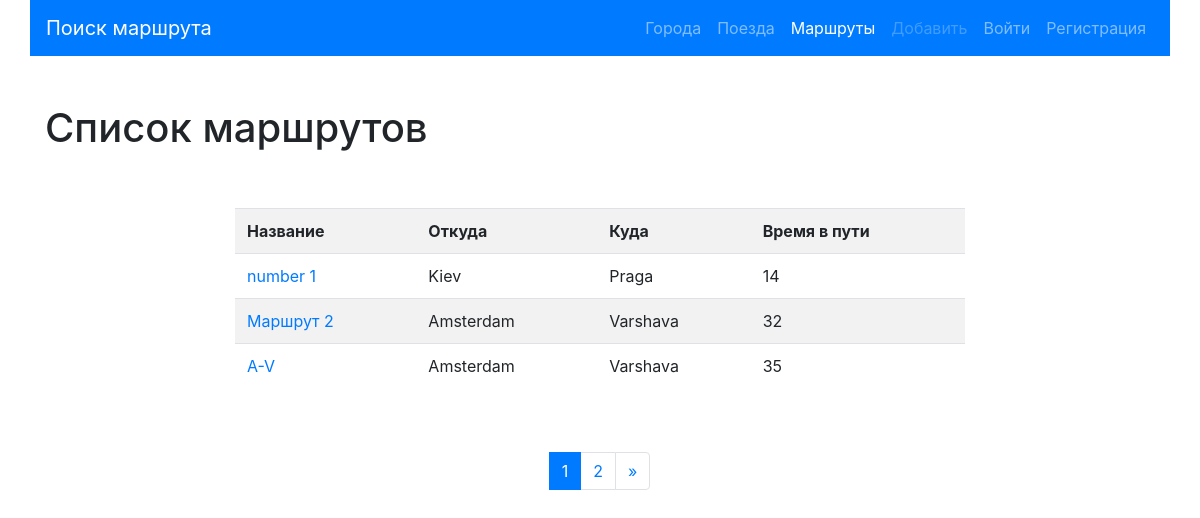
/list/, run on an earlier commit of the app's database.
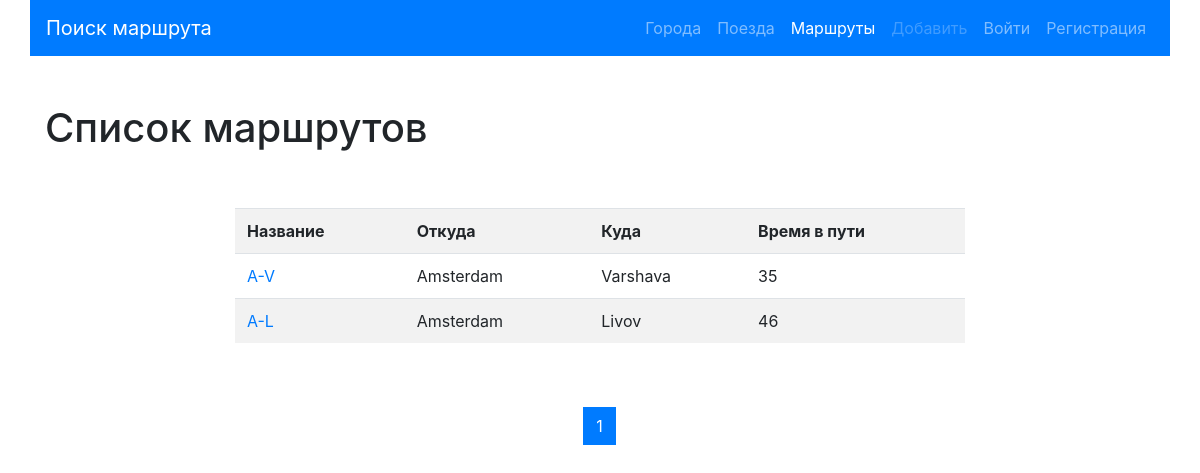
And on a later commit of the database.
### routes/models.py (models this page shows, shortened)
class Route(models.Model):
    name = models.CharField(max_length=50, unique=True, verbose_name="Название маршрута")
    travel_times = models.PositiveSmallIntegerField(verbose_name='Общее время в пути')
    from_city = models.ForeignKey(City,on_delete=models.CASCADE,
                                  related_name='route_from_city_set',
                                  verbose_name='Из какого города'
                                  )
    to_city = models.ForeignKey('cities.City',on_delete=models.CASCADE,
                                  related_name='route_to_city_set',
                                  verbose_name='В какой город'
                                  )
    trains = models.ManyToManyField('trains.Train',
                                    verbose_name='Список поездов')
    class Meta:
        verbose_name = 'Маршрут'
        verbose_name_plural = 'Маршруты'
        ordering = ['travel_times']

### cities/models.py (models this page shows, shortened)
class City(models.Model):
    name = models.CharField(max_length=150, unique=True, verbose_name='Город')
    def __str__(self):
        return self.name
    class Meta:
        verbose_name = 'Город'
        verbose_name_plural = 'Города'
        ordering = ['name']

### routes/views.py (the view)
# urls.py: path('list/', RouteistView.as_view(), name='list'),
class RouteistView(ListView):
    paginate_by = 3
    model = Route
    template_name = 'routes/list.html'

### routes/templates/routes/list.html (shortened to what this page needs)
{% extends 'base.html' %}
{% block content %}
<h1>Список маршрутов</h1>
<div class="row">
    <div class="col-md-8 mx-auto my-5">
        <table class="table table-striped">
            <tr>
                <th>Название</th>
                <th>Откуда</th>
                <th>Куда</th>
                <th>Время в пути</th>
            </tr>
            {% for object in page_obj %}
            <tr>
                <td>
                     <a href="{% url 'detail' pk=object.pk %}">{{ object.name }}</a>
                </td>
                <td>{{ object.from_city }}</td>
                <td>{{ object.to_city }}</td>
                <td>{{ object.travel_times }}</td>
            </tr>
        {% endfor %}
            </table>
    </div>
</div>
<nav aria-label="Page navigation example">
  <ul class="pagination justify-content-center">
      {% for page in page_obj.paginator.page_range%}
          <li class="page-item {% if page == page_obj.number %} active {% endif %}">
              <a class="page-link" href="?page={{page}}">
                  {{ page }}
              </a>
          </li>
      {% endfor %}
    <li class="page-item">
        {% if page_obj.has_next %}
            <a class="page-link" href="?page={{ page_obj.paginator.num_pages }}" arial-label="Next">
        <span aria-hidden="true">&raquo;</span></a>
        {% endif %}
    </li>
  </ul>
</nav>
{% endblock %}

What changed in the data, as far as the page shows it:
removed Route: name "number 1", from_city "Kiev", to_city "Praga", travel_times "14"
removed Route: name "Маршрут 2", from_city "Amsterdam", to_city "Varshava", travel_times "32"
now on this page (row unchanged): Route: name "A-L", from_city "Amsterdam", to_city "Livov", travel_times "46"
Also different on the page:
list line gone: "2"
